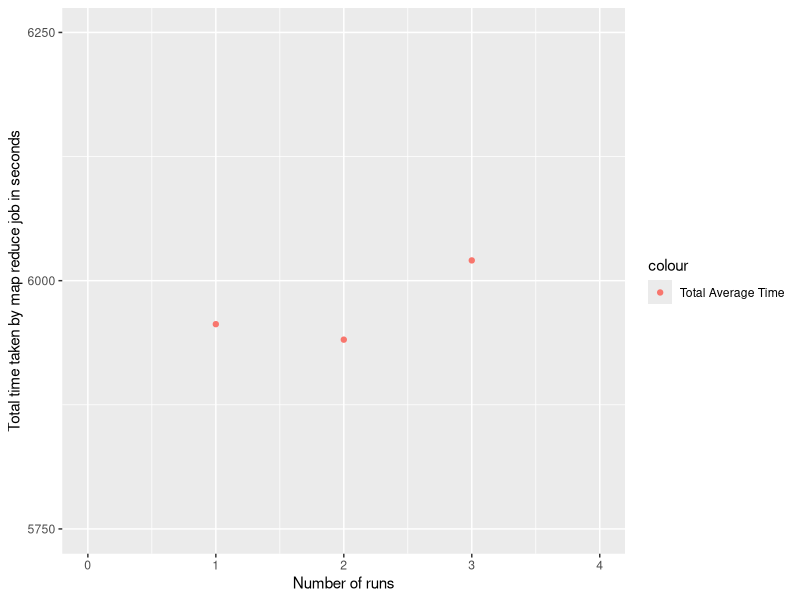
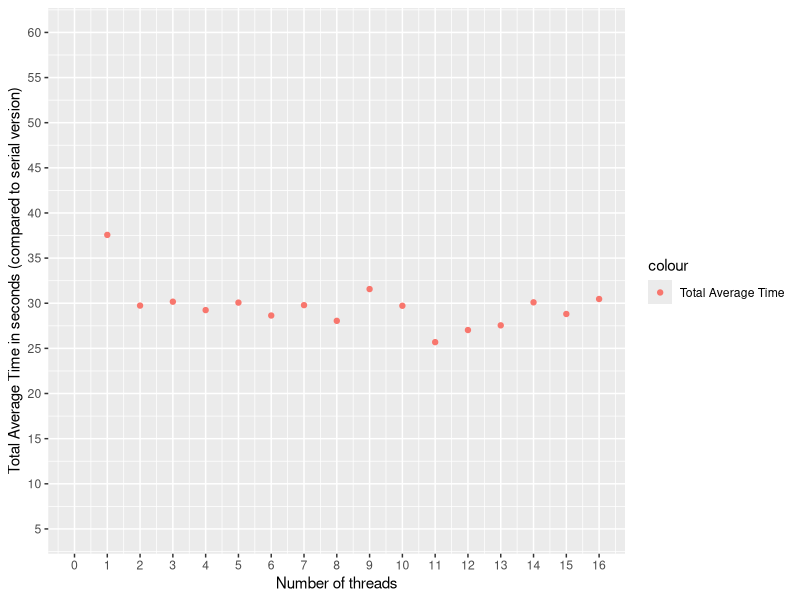

These figures' R source, in order:
## ---- chunk 1
library(ggplot2)
Map_reduce_run<-read.csv("output/Map_reduce_run.csv")
knitr::kable(Map_reduce_run)
## ---- chunk 2
ggplot(Map_reduce_run, aes(x=Runs, y=total_time_taken, color="Total Average Time")) + 
  geom_point() +
  ylab("Total time taken by map reduce job in seconds") + 
  xlab("Number of runs") + 
  scale_y_continuous(breaks=seq(5750,6250,250),  limits = c(5750,6250))+
  scale_x_continuous(breaks=seq(0,4,1), limits = c(0,4))
## ---- chunk 3
performance_data_k2<-read.csv("output/results_kval_2.csv")
ggplot(performance_data_k2, aes(x=num_threads, y=total_avg_s, color="Total Average Time")) + 
  geom_point() +
  ylab("Total Average Time in seconds (compared to serial version)") + 
  xlab("Number of threads") + 
  scale_y_continuous(breaks=seq(0,60,5), limits = c(5, 60)) +
  scale_x_continuous(breaks=seq(0,16,1), limits = c(0,16))
## ---- chunk 4
library(ggplot2)
comparison<-read.csv("output/dataset_time_comparison.csv")
knitr::kable(comparison)
